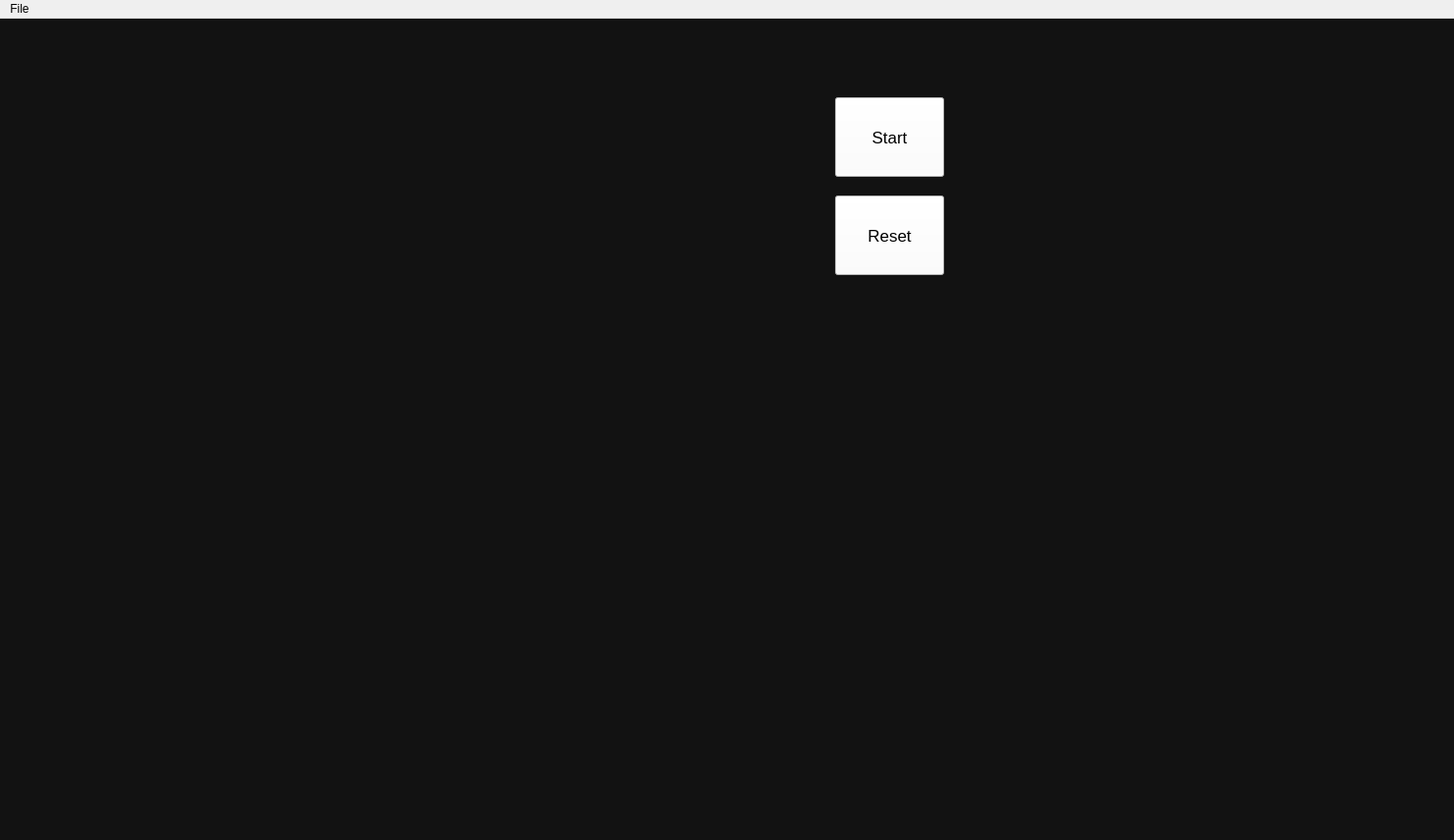
<?xml version="1.0" encoding="UTF-8"?>
<ui version="4.0">
 <class>FlispComputerWindow</class>
 <widget class="QMainWindow" name="FlispComputerWindow">
  <property name="geometry">
   <rect>
    <x>0</x>
    <y>0</y>
    <width>1480</width>
    <height>855</height>
   </rect>
  </property>
  <property name="windowTitle">
   <string>MainWindow</string>
  </property>
  <property name="styleSheet">
   <string notr="true"/>
  </property>
  <widget class="QWidget" name="centralwidget">
   <property name="styleSheet">
    <string notr="true">QWidget {
	background-color: #121212;
}</string>
   </property>
   <widget class="RegistryGroupWidget" name="registryGroup" native="true">
    <property name="geometry">
     <rect>
      <x>20</x>
      <y>20</y>
      <width>330</width>
      <height>450</height>
     </rect>
    </property>
   </widget>
   <widget class="IOGroupWidget" name="IOGroup" native="true">
    <property name="geometry">
     <rect>
      <x>20</x>
      <y>520</y>
      <width>941</width>
      <height>300</height>
     </rect>
    </property>
   </widget>
   <widget class="QPushButton" name="startBtn">
    <property name="geometry">
     <rect>
      <x>850</x>
      <y>80</y>
      <width>111</width>
      <height>81</height>
     </rect>
    </property>
    <property name="font">
     <font>
      <pointsize>13</pointsize>
     </font>
    </property>
    <property name="styleSheet">
     <string notr="true">QPushButton {
background-color: #FFFFFF;
}</string>
    </property>
    <property name="text">
     <string>Start</string>
    </property>
    <property name="checkable">
     <bool>true</bool>
    </property>
   </widget>
   <widget class="QPushButton" name="resetBtn">
    <property name="geometry">
     <rect>
      <x>850</x>
      <y>180</y>
      <width>111</width>
      <height>81</height>
     </rect>
    </property>
    <property name="font">
     <font>
      <pointsize>13</pointsize>
     </font>
    </property>
    <property name="styleSheet">
     <string notr="true">QPushButton {
background-color: #FFFFFF;
}</string>
    </property>
    <property name="text">
     <string>Reset</string>
    </property>
    <property name="checkable">
     <bool>false</bool>
    </property>
   </widget>
   <widget class="MemoryWidget" name="memoryGroup" native="true">
    <property name="geometry">
     <rect>
      <x>1000</x>
      <y>400</y>
      <width>470</width>
      <height>420</height>
     </rect>
    </property>
   </widget>
   <widget class="ProgramWidget" name="programGroup" native="true">
    <property name="geometry">
     <rect>
      <x>1000</x>
      <y>20</y>
      <width>340</width>
      <height>360</height>
     </rect>
    </property>
   </widget>
  </widget>
  <widget class="QMenuBar" name="menubar">
   <property name="geometry">
    <rect>
     <x>0</x>
     <y>0</y>
     <width>1480</width>
     <height>21</height>
    </rect>
   </property>
   <widget class="QMenu" name="menuFile">
    <property name="title">
     <string>File</string>
    </property>
    <addaction name="actionLoad"/>
   </widget>
   <addaction name="menuFile"/>
  </widget>
  <action name="actionLoad">
   <property name="text">
    <string>Load</string>
   </property>
  </action>
 </widget>
 <customwidgets>
  <customwidget>
   <class>RegistryGroupWidget</class>
   <extends>QWidget</extends>
   <header>registrygroupwidget.h</header>
   <container>1</container>
  </customwidget>
  <customwidget>
   <class>IOGroupWidget</class>
   <extends>QWidget</extends>
   <header>iogroupwidget.h</header>
   <container>1</container>
  </customwidget>
  <customwidget>
   <class>MemoryWidget</class>
   <extends>QWidget</extends>
   <header>memorywidget.h</header>
   <container>1</container>
  </customwidget>
  <customwidget>
   <class>ProgramWidget</class>
   <extends>QWidget</extends>
   <header>programwidget.h</header>
   <container>1</container>
  </customwidget>
 </customwidgets>
 <resources/>
 <connections/>
</ui>
